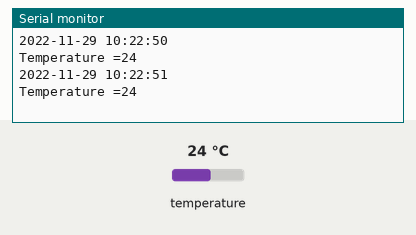
The sketch below on a simulated Arduino Uno, built with avr-gcc and run on an emulated ATmega328P. Shown: the last lines printed to the serial monitor. Inputs (shaded band) come from the test bench; at power-on: temperature 24 °C. The local clock reads 2024-03-15 10:24:30 at power-on unless the sketch sets it.

Above: at 1.8 s.
1.9 s: temperature set to 12 °C
At 2.9 s:
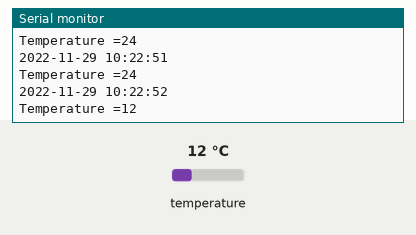
3.4 s: temperature set to 19 °C
At 4.9 s:
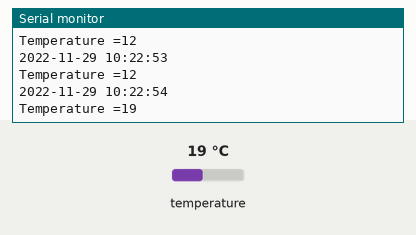
Timing chart, 0 to 6.4 s (numbered marks = the images above; inputs shaded):
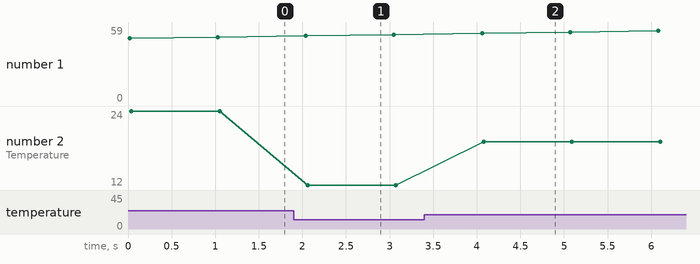

Measured:
- after the input at 1.9 s, the serial monitor: prints a new line after 0.16 s (image 1)
- after the input at 3.4 s, the serial monitor: prints a new line after 0.68 s (image 2)
- plotted number 2: 24 → 12 after the input at 1.9 s, 12 → 19 after the input at 3.4 s

The sketch:

set_horaire.ino
```cpp
#include <DS3231.h> //Import DS3231 Code Library
#include <Wire.h> //Import Wire Code Library

DS3231 Clock;
bool Century=false;
bool h12;
bool PM;
byte XDAY, XHOUR, XMIN, XSEC, XBITS;
bool XDY, A12h, Apm;
byte year, month, date, DoW, hour, minute, second;

void setup() // Start the I2C interface
{
Wire.begin();
// THIS IS VERY IMPORTANT
// If we going to set the time, change these numbers to the date and time you want to set to, and then upload it to the arduino.
// once you have finished setting the time, comment out the following clock.set functions and then re-upload it to the board. Otherwise your clock will reset every time you open the serial monitor.

Clock.setSecond(50);//To set the second
Clock.setMinute(22);//To set the minute
Clock.setHour(10);  //To set the hour
Clock.setDoW(1);    //To set the day of the week
Clock.setDate(29);  //To set the date of the month
Clock.setMonth(11);  //To set the month of the year
Clock.setYear(22);  //To set the year (Last two digits of the year)
Serial.begin(9600); // Start the serial interface at 9600 boud rate
}
void ReadDS3231()
{
int second,minute,hour,date,month,year,temperature;
second=Clock.getSecond();
minute=Clock.getMinute();
hour=Clock.getHour(h12, PM);
date=Clock.getDate();
month=Clock.getMonth(Century);
year=Clock.getYear();
temperature=Clock.getTemperature();
Serial.print("20");
Serial.print(year,DEC);
Serial.print('-');
Serial.print(month,DEC);
Serial.print('-');
Serial.print(date,DEC);
Serial.print(' ');
Serial.print(hour,DEC);
Serial.print(':');
Serial.print(minute,DEC);
Serial.print(':');
Serial.print(second,DEC);
Serial.print('\n');
Serial.print("Temperature =");
Serial.print(temperature);
Serial.print('\n');
}
void loop() {

ReadDS3231();
delay(1000);
}
```
